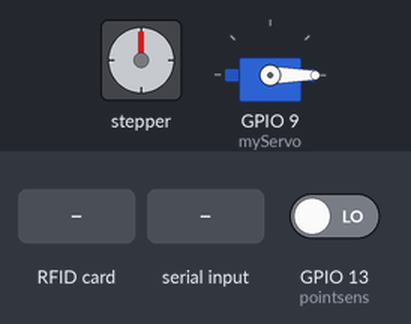
The sketch below on a simulated ESP8266 (NodeMCU). Shown: stepper motor, servo. Wiring (inferred from the names in the program): stepper motor driver (200 steps per turn assumed): step GPIO 32; direction GPIO 33; enable GPIO 25. The inputs (shaded band) are chosen by the test bench; at power-on: GPIO 13 (pointsens) LOW. WiFi joins after 1.5 s; servers stay silent unless stated; what the sketch prints to the serial monitor is not drawn.

Above: at 2.7 s.
2.8 s: RFID card 83 9F 37 C1 held to the reader
4.3 s: "Paper" received over Serial
At 8.9 s:
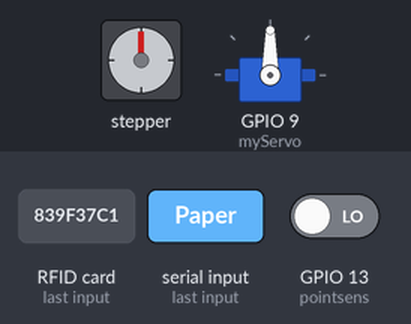
Timing chart, 0 to 13.3 s (numbered marks = the images above; inputs shaded):
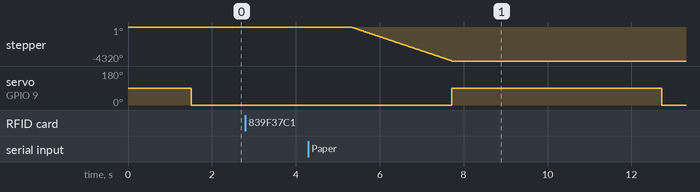

Measured:
- after the input at 2.8 s, every drawn part: stays the same
- after the input at 4.3 s, stepper: turns 4320° counter-clockwise in 2.4 s, starting after 1.0 s; servo on GPIO 9 (myServo): 0° → 90° after 3.4 s, → 0° 5.0 s later

The sketch:

sketch.ino
```cpp
#include <Wire.h>
#include <Adafruit_PN532.h>
#include <Arduino.h>
#include <Servo.h>

Servo myServo;  // Create a servo object

#define SDA_PIN 21
#define SCL_PIN 22
#define stepPin 32
#define dirPin 33
#define enPin 25
#define pointsens 13

Adafruit_PN532 nfc(SDA_PIN, SCL_PIN);

#if defined(ESP32)
#include <WiFi.h>
#elif defined(ESP8266)
#include <ESP8266WiFi.h>
#endif

#include <Firebase_ESP_Client.h>
#include "addons/TokenHelper.h"
#include "addons/RTDBHelper.h"
// Insert your network credentials
#define WIFI_SSID "Oi_robotics_Network"
#define WIFI_PASSWORD "Oi_robotics2020"

// Insert Firebase project API Key
#define API_KEY "AIzaSyBg34dGNZDx-yRdxymsfIBroH_yngnaZqM"

// Insert RTDB URLefine the RTDB URL */
#define DATABASE_URL "https://trashmaster-ea7f8-default-rtdb.firebaseio.com/"

FirebaseData fbdo;
FirebaseAuth auth;
FirebaseConfig config;

unsigned long sendDataPrevMillis = 0;
int count = 0;
bool signupOK = false;

//-----------------
int pointer = 0 ; // 0 = plastic , 1 = metal , 2 = glass , 3 = paper
int type = 0 ; // 0 = plastic , 1 = metal , 2 = glass , 3 = paper
int plastic = 0;
int metal = 0;
int glass = 0;
int paper = 0;
//----------------


void setup() {
  myServo.attach(9);
  pinMode(stepPin,OUTPUT);
  pinMode(dirPin,OUTPUT);
  pinMode(enPin,OUTPUT);
  pinMode(pointsens,INPUT);
  digitalWrite(enPin,LOW);

  Serial.begin(115200);
  WiFi.begin(WIFI_SSID, WIFI_PASSWORD);
  Serial.print("Connecting to Wi-Fi");
  while (WiFi.status() != WL_CONNECTED) {
    Serial.print(".");
    delay(300);
  }
  Serial.println();
  Serial.print("Connected with IP: ");
  Serial.println(WiFi.localIP());
  Serial.println();

  config.api_key = API_KEY;
  config.database_url = DATABASE_URL;

  if (Firebase.signUp(&config, &auth, "", "")) {
    Serial.println("Sign up successful");
    signupOK = true;
  } else {
    Serial.printf("Sign up failed: %s\n", config.signer.signupError.message.c_str());
  }

  config.token_status_callback = tokenStatusCallback;

  Firebase.begin(&config, &auth);
  Firebase.reconnectWiFi(true);
  nfc.begin();
  uint32_t versiondata = nfc.getFirmwareVersion();
  while(!versiondata ) {
    Serial.println("Didn't find PN53x board");
    nfc.begin();
    uint32_t versiondata = nfc.getFirmwareVersion();
    nfc.SAMConfig();
  }
  initialize();
  Serial.println("Waiting for an NFC card ...");
  myServo.write(0);
}

int cardValues[] = {520176, 621179, 622223};

uint8_t knownCards[][4] = {
  {0x83, 0x9F, 0x37, 0xC1},
  {0x33, 0x3B, 0xE6, 0xC3},
  {0x43, 0x13, 0x2B, 0xC2},
};

void loop() {
  uint8_t success;
  uint8_t uid[] = {0, 0, 0, 0, 0, 0, 0};
  uint8_t uidLength;

  success = nfc.readPassiveTargetID(PN532_MIFARE_ISO14443A, uid, &uidLength);

  if (success) {
    //Serial.println("Found an NFC card!");

    //Serial.print("UID Length: ");
    //Serial.print(uidLength, DEC);
    //Serial.println(" bytes");
    //Serial.print("UID Value: ");

    int cardValue = -1;

    for (int i = 0; i < sizeof(knownCards) / sizeof(knownCards[0]); i++) {
      bool match = true;
      for (int j = 0; j < uidLength; j++) {
        if (uid[j] != knownCards[i][j]) {
          match = false;
          break;
        }
      }
      if (match) {
        cardValue = cardValues[i];
        //Serial.print("Card ");
        //Serial.println(i + 1);
        break;
      }
    }

    if (cardValue == -1) {
      Serial.println("Unknown Card");
    } else {
      Serial.print("Card Value: ");
      Serial.println(cardValue);
      String collected = "";
      while(collected != "Done") {
        while (Serial.available() == 0) {
        }
        collected = Serial.readString();
        if (collected == "Plastic") {
          change_dir(0);
          plastic++;
        } else if (collected == "Glass") {
          change_dir(1);
          glass++;

        } else if (collected == "Metal") {
          change_dir(2);
          metal++;
        } else if (collected == "Paper") {
          change_dir(3);
          paper++;
        }
      }
      if (Firebase.ready() && signupOK && (millis() - sendDataPrevMillis > 15000 || sendDataPrevMillis == 0)) {
        sendDataPrevMillis = millis();
        Firebase.RTDB.setInt(&fbdo, "user/" + String(cardValue) + "/paper", Firebase.RTDB.getInt(&fbdo, "user/" + String(cardValue) + "/paper") + paper);
        Firebase.RTDB.setInt(&fbdo, "user/" + String(cardValue) + "/plastic",Firebase.RTDB.getInt(&fbdo, "user/" + String(cardValue) + "/plastic") +  plastic);
        Firebase.RTDB.setInt(&fbdo, "user/" + String(cardValue) + "/metal", Firebase.RTDB.getInt(&fbdo, "user/" + String(cardValue) + "/metal") + metal);
        Firebase.RTDB.setInt(&fbdo, "user/" + String(cardValue) + "/glass", Firebase.RTDB.getInt(&fbdo, "user/" + String(cardValue) + "/glass") + glass);
        Firebase.RTDB.setInt(&fbdo, "user/" + String(cardValue) + "/points", Firebase.RTDB.getInt(&fbdo, "user/" + String(cardValue) + "/points") + count);
      }
      Serial.println("Sent");
      delay(1000);
    }
  }
}

void change_dir(int type) {
  digitalWrite(dirPin,LOW); //Changes the direction of rotation
  for(int x = 0; x < type*800; x++) {
    //Serial.println('.');
    digitalWrite(stepPin,HIGH);
    delayMicroseconds(500);
    digitalWrite(stepPin,LOW);
    delayMicroseconds(500);
  }
  myServo.write(90);
  //Serial.println("Change");
  delay(5000);
  myServo.write(0);
  initialize();
}

void initialize(){
//  Serial.println("Init");
  while (digitalRead(pointsens)){
    //Serial.println(digitalRead(pointsens));
    digitalWrite(dirPin,LOW); //Changes the direction of rotation
    digitalWrite(stepPin,HIGH);
    delayMicroseconds(500);
    digitalWrite(stepPin,LOW);
    delayMicroseconds(500);
  }
  pointer = 0;
  //Serial.println("Done");
}
```
